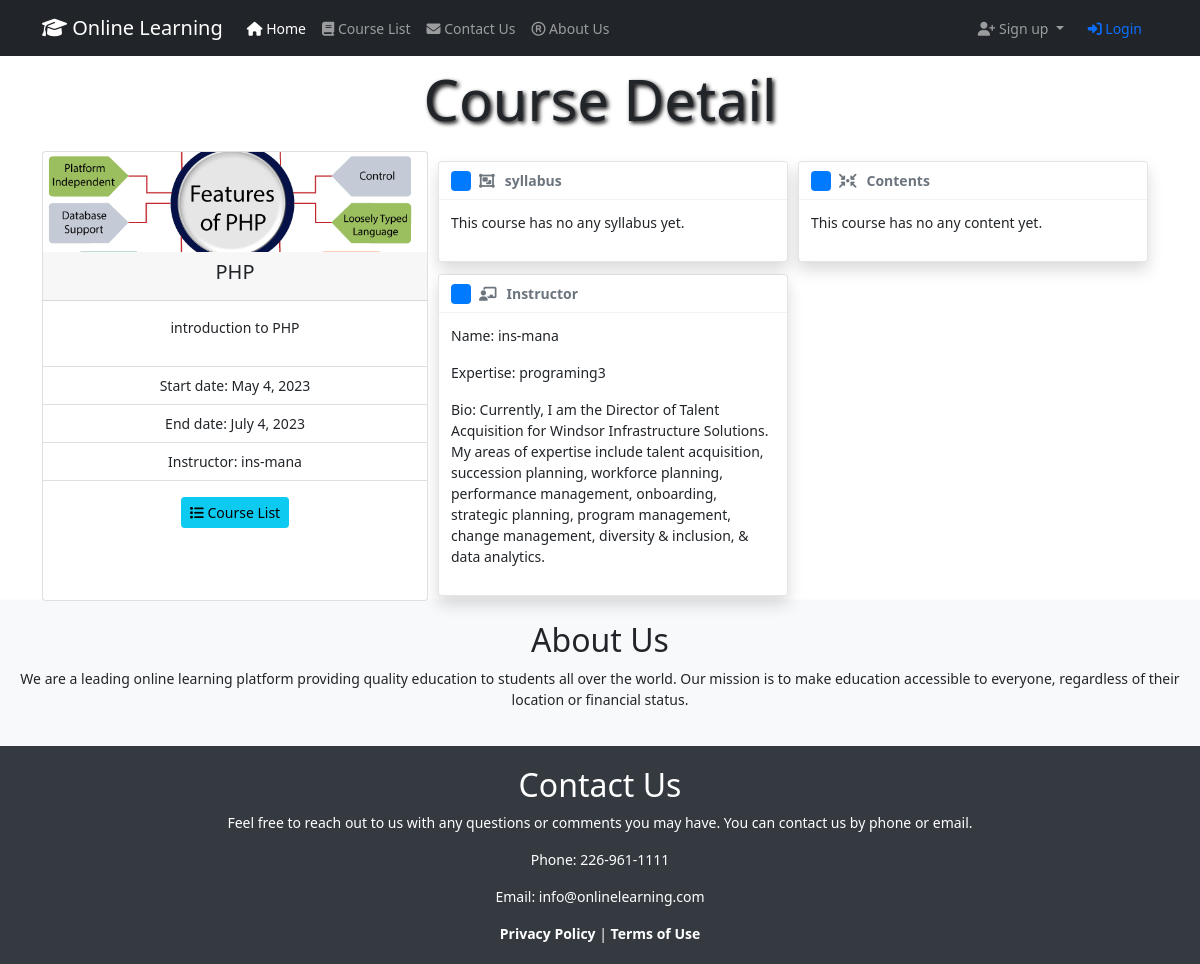
The page /courses/7/ on the database as committed earlier.
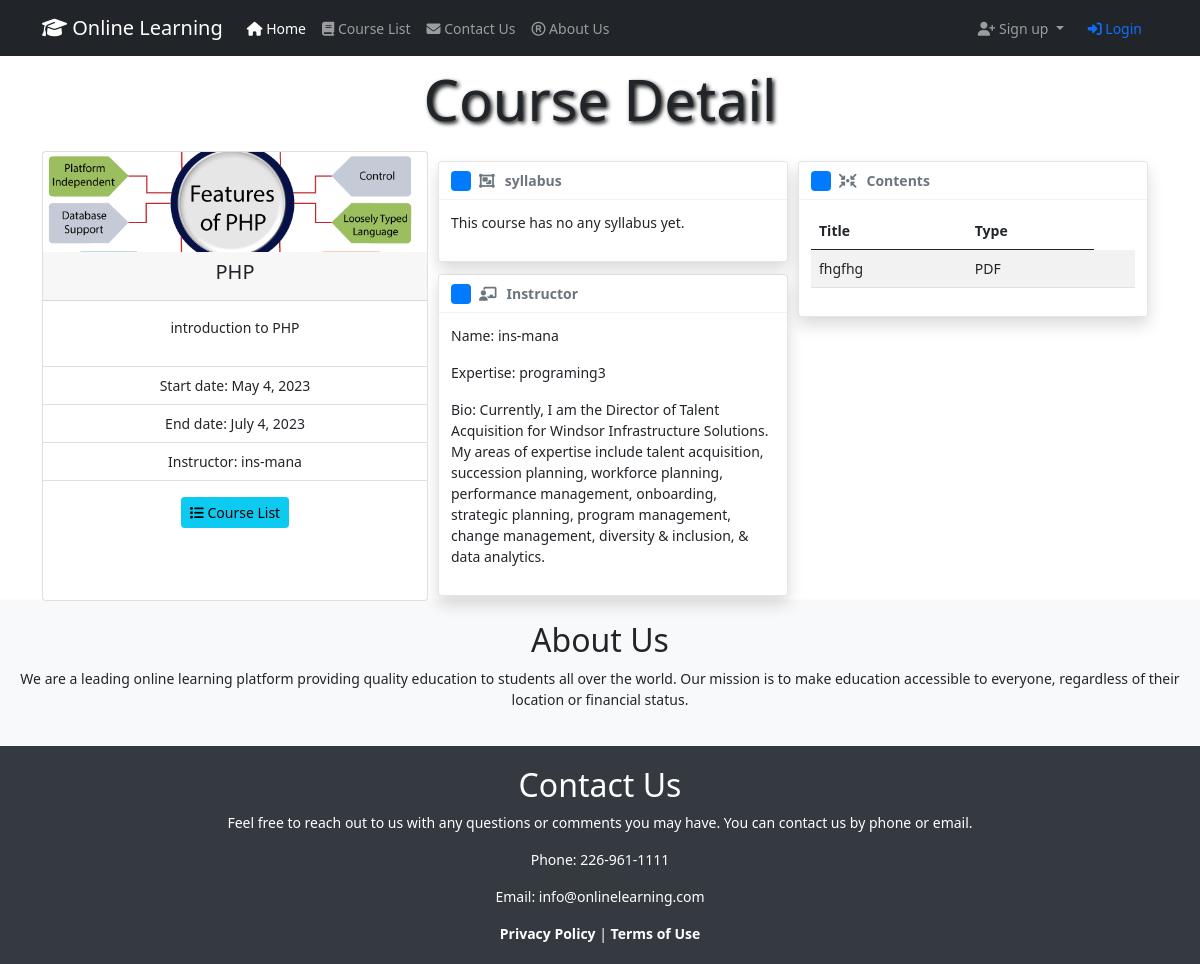
The same page on the database as committed later.
### WhiteboardApp/models.py (models this page shows, shortened)
class Content(models.Model):
    content_type_choice = (
        ('PDF', 'PDF File'),
        ('Voice', 'Voice File'),
        ('Video', 'Video File'),
    )
    course = models.ForeignKey(Course, on_delete=models.CASCADE)
    title = models.CharField(max_length=100)
    type = models.CharField(max_length=10, choices=content_type_choice)
    file = models.FileField(upload_to='contents/', null=True, blank=True)

### WhiteboardApp/views.py (the view, shortened to what this page needs)
# urls.py: path('courses/<int:pk>/', views.course_detail, name='course-detail'),
def course_detail(request, pk):
    course = get_object_or_404(Course, pk=pk)
    instructor = None
    student = None
    is_enrolled_course = False
    grade = None
    is_current_instructor_course = False
    student_completed_contents = None
    has_enrollment_permission = False
    if request.user.is_authenticated:
        instructor = Instructor.objects.filter(user_id=request.user.id).first()
        student = Student.objects.filter(user_id=request.user.id).first()
    if instructor:
        if course.instructor_id == instructor.id:
            is_current_instructor_course = True
    return render(request, 'CourseTemplates/course_detail.html', {'course': course,
                                                                  'is_enrolled_course': is_enrolled_course,
                                                                  'student': student,
                                                                  'grade': grade,
                                                                  'has_enrollment_permission': has_enrollment_permission,
                                                                  'is_current_instructor_course': is_current_instructor_course,
                                                                  'completed_contents': student_completed_contents})

### templates/CourseTemplates/course_detail.html (shortened to what the changed rows need)
{% extends "base.html" %}
{% load static %}
{% block content %}
    <div class="text-center">
        <h1 class="display-4 font-weight-bold" style="text-shadow: 2px 2px 4px rgba(3, 0, 0, 3); padding: 10px;">
            Course Detail
        </h1>
    </div>
    <div style="display: flex;">
        <div class="toast-container">
            <div class="toast fade show" role="alert" aria-live="assertive" aria-atomic="true">
                <div class="toast-body">
                    {% if course.content_set.exists %}
                        <table class="table table-striped table-hover">
                            <thead>
                            <tr>
                                <th>Title</th>
                                <th>Type</th>
                            </tr>
                            </thead>
                            <tbody>
                            {% for content in course.content_set.all %}
                                <tr>
                                    <td>{{ content.title|truncatechars:15 }}</td>
                                    <td>{{ content.type }}</td>
                                    <td>
                                    </td>
                                </tr>
                            {% endfor %}
                            </tbody>
                        </table>
                    {% else %}
                        <p>This course has no any content yet.</p>
                    {% endif %}
                </div>
            </div>
        </div>
    </div>
{% endblock %}

Rows that differ between the two databases and show on the page:
added Content: title "fhgfhg", type "PDF"
Other text that changed with them:
text no longer shown: "This course has no any content yet."
text now shown: "Title Type"
